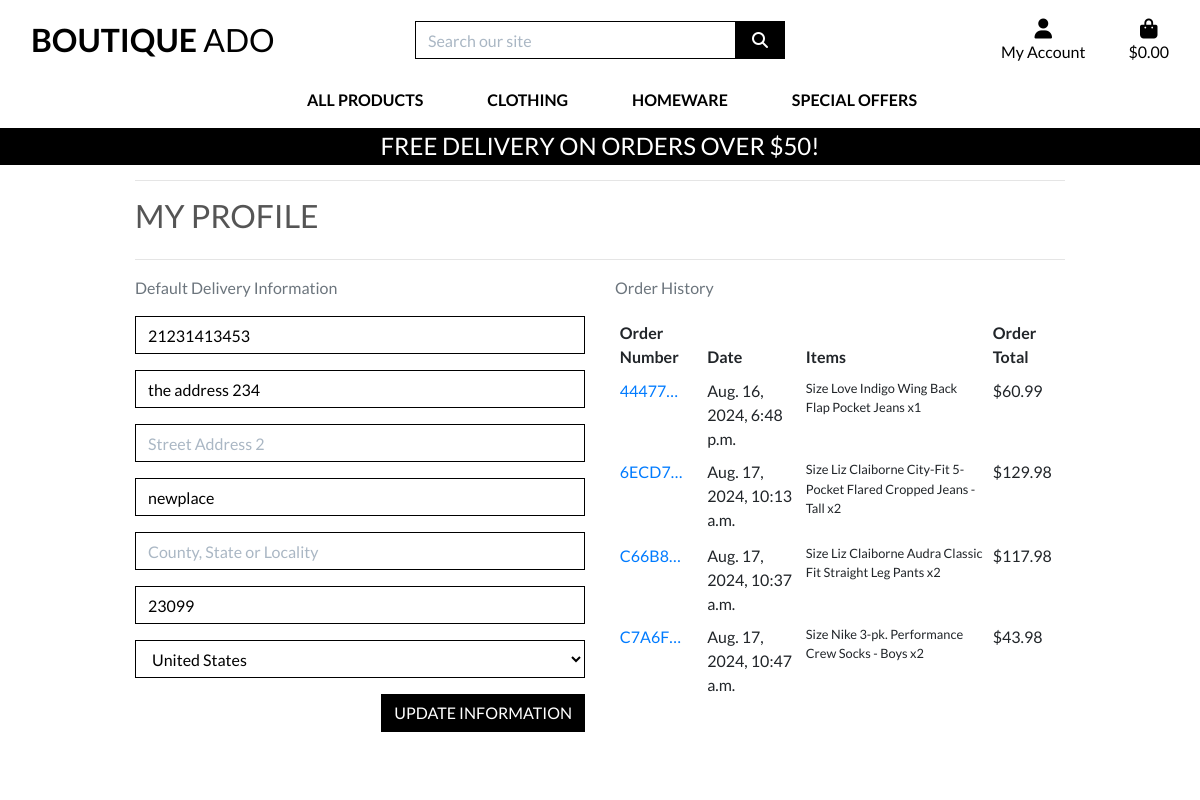
/profile/ (signed in), run on the app's committed database.
### profiles/models.py (models this page shows, shortened)
class UserProfile(models.Model):
    user = models.OneToOneField(User, on_delete=models.CASCADE)
    default_phone_number = models.CharField(max_length=20, null=True, blank=True)
    default_street_address1 = models.CharField(max_length=80, null=True, blank=True)
    default_street_address2 = models.CharField(max_length=80, null=True, blank=True)
    default_town_or_city = models.CharField(max_length=40, null=True, blank=True)
    default_county = models.CharField(max_length=80, null=True, blank=True)
    default_postcode = models.CharField(max_length=20, null=True, blank=True)
    default_country = CountryField(blank_label='Country *', null=True, blank=True)

### checkout/models.py (models this page shows, shortened)
class Order(models.Model):
    order_number = models.CharField(max_length=32, null=False, editable=False)
    user_profile = models.ForeignKey(UserProfile, on_delete=models.SET_NULL,
                                     null=True, blank=True, related_name='orders')
    full_name = models.CharField(max_length=50, null=False, blank=False)
    email = models.EmailField(max_length=254, null=False, blank=False)
    phone_number = models.CharField(max_length=20, null=False, blank=False)
    country = CountryField(blank_label='Country *', null=False, blank=False)
    postcode = models.CharField(max_length=20, null=True, blank=True)
    town_or_city = models.CharField(max_length=40, null=False, blank=False)
    street_address1 = models.CharField(max_length=80, null=False, blank=False)
    street_address2 = models.CharField(max_length=80, null=True, blank=True)
    county = models.CharField(max_length=80, null=True, blank=True)
    date = models.DateTimeField(auto_now_add=True)
    delivery_cost = models.DecimalField(max_digits=6, decimal_places=2, null=False, default=0)
    order_total = models.DecimalField(max_digits=10, decimal_places=2, null=False, default=0)
    grand_total = models.DecimalField(max_digits=10, decimal_places=2, null=False, default=0)
    original_bag = models.TextField(null=False, blank=False, default='')
    stripe_pid = models.CharField(max_length=254, null=False, blank=False, default='')

class OrderLineItem(models.Model):
    order = models.ForeignKey(Order, null=False, blank=False, on_delete=models.CASCADE, related_name='lineitems')
    product = models.ForeignKey(Product, null=False, blank=False, on_delete=models.CASCADE)
    product_size = models.CharField(max_length=2, null=True, blank=True) # XS, S, M, L, XL
    quantity = models.IntegerField(null=False, blank=False, default=0)
    lineitem_total = models.DecimalField(max_digits=6, decimal_places=2, null=False, blank=False, editable=False)

### products/models.py (models this page shows, shortened)
class Product(models.Model):
    category = models.ForeignKey('Category', null=True, blank=True, on_delete=models.SET_NULL)
    sku = models.CharField(max_length=254, null=True, blank=True)
    name = models.CharField(max_length=254)
    description = models.TextField()
    has_sizes = models.BooleanField(default=False, null=True, blank=True)
    price = models.DecimalField(max_digits=6, decimal_places=2)
    rating = models.DecimalField(max_digits=6, decimal_places=2, null=True, blank=True)
    image_url = models.URLField(max_length=1024, null=True, blank=True)
    image = models.ImageField(null=True, blank=True)

### profiles/views.py (the view)
# urls.py: path('profile/', include('profiles.urls')),
def profile(request):
    profile = get_object_or_404(UserProfile, user=request.user)
    if request.method == 'POST':
        form = UserProfileForm(request.POST, instance=profile)
        if form.is_valid():
            form.save()
            messages.success(request, 'Profile updated successfully')
    form = UserProfileForm(instance=profile)
    orders = profile.orders.all()
    template = 'profiles/profile.html'
    context = {
        'form': form,
        'orders': orders,
        'on_profile_page': True
    }
    return render(request, template, context)

### profiles/forms.py
class UserProfileForm(forms.ModelForm):
    class Meta:
        model = UserProfile
        exclude = ('user',)
    def __init__(self, *args, **kwargs):
        super().__init__(*args, **kwargs)
        placeholders = {
            'default_phone_number': 'Phone Number',
            'default_postcode': 'Postal Code',
            'default_town_or_city': 'Town or City',
            'default_street_address1': 'Street Address 1',
            'default_street_address2': 'Street Address 2',
            'default_county': 'County, State or Locality',
        }
        self.fields['default_phone_number'].widget.attrs['autofocus'] = True
        for field in self.fields:
            if field != 'default_country':
                if self.fields[field].required:
                    placeholder = f'{placeholders[field]} *'
                else:
                    placeholder = placeholders[field]
                self.fields[field].widget.attrs['placeholder'] = placeholder
            self.fields[field].widget.attrs['class'] = 'border-black rounded-0 profile-form-input'
            self.fields[field].label = False

### bag/contexts.py (called while the page is built, shortened)
def bag_contents(request):
    bag_items = []
    total = 0
    product_count = 0
    bag = request.session.get('bag', {})
    if total < settings.FREE_DELIVERY_THRESHOLD:
        delivery = total * Decimal(settings.STANDARD_DELIVERY_PERCENTAGE / 100)
        free_delivery_delta = settings.FREE_DELIVERY_THRESHOLD - total
    else:
        delivery = 0
        free_delivery_delta = 0
    grand_total = delivery + total
    context = {
        'bag_items': bag_items,
        'total': total,
        'product_count': product_count,
        'delivery': delivery,
        'free_delivery_delta': free_delivery_delta,
        'free_delivery_threshold': settings.FREE_DELIVERY_THRESHOLD,
        'grand_total': grand_total,
    }
    return context

### profiles/templates/profiles/profile.html (shortened to what this page needs)
{% extends "base.html" %}
{% load static %}
{% block extra_css %}
    <link rel="stylesheet" href="{% static 'profiles/css/profile.css' %}">
{% endblock %}
{% block page_header %}
    <div class="container header-container">
    </div>
{% endblock %}
{% block content %}
    <div class="overlay"></div>
    <div class="container">
        <div class="row">
            <div class="col">
                <hr>
                <h2 class="logo-font mb-4">My Profile</h2>
                <hr>
            </div>
        </div>
        <div class="row">
            <div class="col-12 col-lg-6">
                <p class="text-muted">Default Delivery Information</p>
                <form class="mt-3" action="{% url 'profile' %}" method="POST" id="profile-update-form">
                    {{ form|crispy }}
                    <button class="btn btn-black rounded-0 text-uppercase float-right">Update Information</button>
                </form>
            </div>
            <div class="col-12 col-lg-6">
                <p class="text-muted">Order History</p>
                <div class="order-history table-responsive">
                    <table class="table table-sm table-borderless">
                        <thead>
                            <tr>
                                <th>Order Number</th>
                                <th>Date</th>
                                <th>Items</th>
                                <th>Order Total</th>
                            </tr>
                        </thead>
                        <tbody>
                            {% for order in orders %}
                                <tr>
                                    <td>
                                        <a href="{% url 'order_history' order.order_number %}"
                                        title="{{ order.order_number }}">
                                            {{ order.order_number|truncatechars:6 }}
                                        </a>
                                    </td>
                                    <td>{{ order.date }}</td>
                                    <td>
                                        <ul class="list-unstyled">
                                            {% for item in order.lineitems.all %}
                                                <li class="small">
                                                    {% if item.product.has_sizes %}
                                                        Size {{ item.product.size|upper }}
                                                    {% endif %}{{ item.product.name }} x{{ item.quantity }}
                                                </li>
                                            {% endfor %}
                                        </ul>
                                    </td>
                                    <td>${{ order.grand_total }}</td>
                                </tr>
                            {% endfor %}
                        </tbody>
                    </table>
                </div>
            </div>
        </div>
{% endblock %}

### static/css/base.css (style rules this page uses)
html { height: 100%; }
body { background: url('/media/homepage_background_cropped.jpg') no-repeat center center fixed; background-size: cover; height: calc(100vh - 164px); color: #555; font-family: 'Lato'; }
.logo-font { text-transform: uppercase; }
.btn-black { background: black; color: white; }
.border-black { border: 1px solid black !important; }
.overlay { height: 100%; width: 100%; top: 0; left: 0; position: fixed; background: white; z-index: -1; }
@media (min-width: 1200px) { .container { max-width: 80%; } }
@media (min-width: 992px) { .header-container { padding-top: 164px; } }

### profiles/static/profiles/css/profile.css (style rules this page uses)
.order-history { max-height: 416px; overflow-y: auto; }
#profile-update-form .form-control { color: #000; }
#profile-update-form input::placeholder { color: #aab7c4; }
#id_default_country, #id_default_country option:not(:first-child) { color: #000; }

### data on the page
UserProfile: default_phone_number "21231413453", default_street_address1 "the address 234", default_town_or_city "newplace", default_postcode "23099", default_country "United States"
Order: order_number "44477…", date "Aug. 16, 2024, 6:48 p.m.", grand_total "60.99"
OrderLineItem: product.name "Love Indigo Wing Back Flap Pocket Jeans", quantity "1"
Order: order_number "6ECD7…", date "Aug. 17, 2024, 10:13 a.m.", grand_total "129.98"
OrderLineItem: product.name "Liz Claiborne City-Fit 5-Pocket Flared Cropped Jeans - Tall", quantity "2"
Order: order_number "C66B8…", date "Aug. 17, 2024, 10:37 a.m.", grand_total "117.98"
OrderLineItem: product.name "Liz Claiborne Audra Classic Fit Straight Leg Pants", quantity "2"
Order: order_number "C7A6F…", date "Aug. 17, 2024, 10:47 a.m.", grand_total "43.98"
OrderLineItem: product.name "Nike 3-pk. Performance Crew Socks - Boys", quantity "2"

### other printed values
{{ free_delivery_threshold }} "50"
